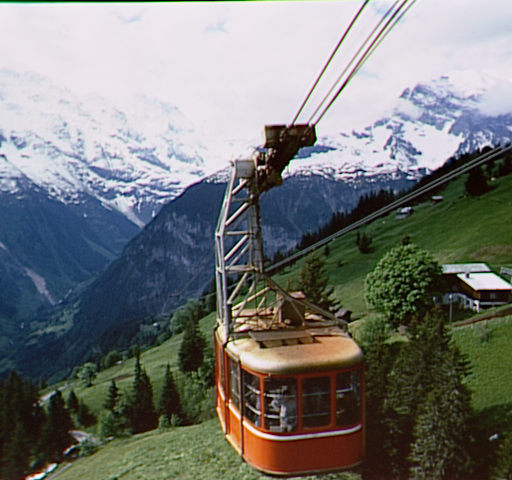
#> input picture Users/Lenovo/Desktop/S2/multimedia/cablecar.bmp, 512 x 480 px
$ python tp2.py
#> lines starting #> are read from the running program, lines starting #| are printed output that depends on the picture; after the words box and inside, x2 and y2 are one past the last pixel; in counts of white or black regions, pixels touching at a corner belong together
import cv2

# Read the image
img= cv2.imread('cablecar.bmp')
#> img is the input picture: shape (480, 512, 3); mean B, G, R 117.6, 120, 117.9

if img is None:
    print("Erreur : Impossible de charger l'image.")
else:
     # Get the image height and width
    height, width, _ = img.shape
#> height = 480; width = 512
for y in range(height):
    for x in range(width):
        pixel = img[y, x]
        B, G, R = pixel
        if 100 < x < 200 and 100 < y < 150 :
            img[y, x] = (255,0,0)
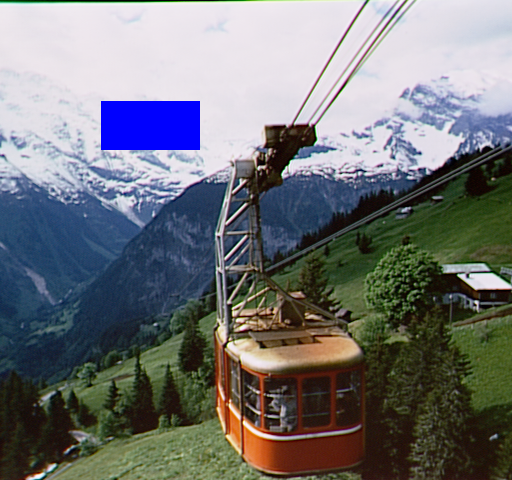
#> img: shape (480, 512, 3); 1.97% of pixels changed, all inside (x1, y1, x2, y2) = (101, 101, 200, 150)
# Show the image
cv2.imshow('Image', img)
cv2.waitKey(0)
cv2.destroyAllWindows()
